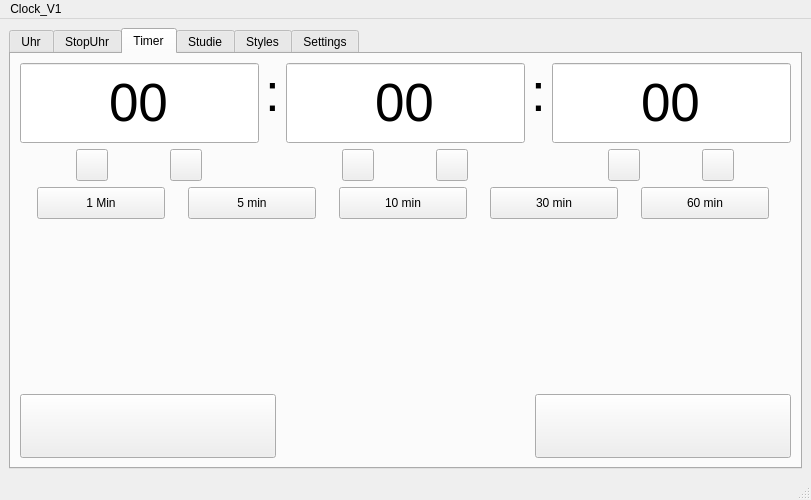
<?xml version="1.0" encoding="UTF-8"?>
<ui version="4.0">
 <class>MainWindow</class>
 <widget class="QMainWindow" name="MainWindow">
  <property name="geometry">
   <rect>
    <x>0</x>
    <y>0</y>
    <width>811</width>
    <height>500</height>
   </rect>
  </property>
  <property name="minimumSize">
   <size>
    <width>600</width>
    <height>500</height>
   </size>
  </property>
  <property name="windowTitle">
   <string>MainWindow</string>
  </property>
  <widget class="QWidget" name="centralwidget">
   <layout class="QVBoxLayout" name="verticalLayout">
    <item>
     <widget class="QTabWidget" name="Clock">
      <property name="font">
       <font>
        <bold>false</bold>
       </font>
      </property>
      <property name="contextMenuPolicy">
       <enum>Qt::ContextMenuPolicy::DefaultContextMenu</enum>
      </property>
      <property name="layoutDirection">
       <enum>Qt::LayoutDirection::LeftToRight</enum>
      </property>
      <property name="autoFillBackground">
       <bool>false</bool>
      </property>
      <property name="tabPosition">
       <enum>QTabWidget::TabPosition::North</enum>
      </property>
      <property name="tabShape">
       <enum>QTabWidget::TabShape::Rounded</enum>
      </property>
      <property name="currentIndex">
       <number>2</number>
      </property>
      <property name="elideMode">
       <enum>Qt::TextElideMode::ElideNone</enum>
      </property>
      <widget class="QWidget" name="Uhr">
       <attribute name="title">
        <string>Uhr</string>
       </attribute>
       <layout class="QVBoxLayout" name="verticalLayout_3">
        <item>
         <layout class="QHBoxLayout" name="horizontalLayout_2">
          <item>
           <widget class="QPushButton" name="AnalogChange">
            <property name="minimumSize">
             <size>
              <width>128</width>
              <height>32</height>
             </size>
            </property>
            <property name="styleSheet">
             <string notr="true">border-image: url(:/themes/classic/Themes/classic/analogbtn.png);</string>
            </property>
            <property name="text">
             <string/>
            </property>
            <property name="checkable">
             <bool>true</bool>
            </property>
           </widget>
          </item>
          <item>
           <spacer name="horizontalSpacer_2">
            <property name="orientation">
             <enum>Qt::Orientation::Horizontal</enum>
            </property>
            <property name="sizeHint" stdset="0">
             <size>
              <width>40</width>
              <height>20</height>
             </size>
            </property>
           </spacer>
          </item>
         </layout>
        </item>
        <item>
         <layout class="QHBoxLayout" name="horizontalLayout_3">
          <item>
           <widget class="QStackedWidget" name="clock_switch">
            <property name="currentIndex">
             <number>0</number>
            </property>
            <widget class="QWidget" name="page">
             <layout class="QVBoxLayout" name="verticalLayout_4">
              <item>
               <layout class="QHBoxLayout" name="horizontalLayout_4">
                <item>
                 <widget class="QLabel" name="label_time">
                  <property name="font">
                   <font>
                    <pointsize>70</pointsize>
                    <bold>false</bold>
                   </font>
                  </property>
                  <property name="text">
                   <string>00:00:00</string>
                  </property>
                  <property name="alignment">
                   <set>Qt::AlignmentFlag::AlignCenter</set>
                  </property>
                 </widget>
                </item>
               </layout>
              </item>
             </layout>
            </widget>
            <widget class="QWidget" name="page_2">
             <layout class="QVBoxLayout" name="verticalLayout_5">
              <item>
               <layout class="QHBoxLayout" name="horizontalLayout_5">
                <item>
                 <widget class="AnalogClock" name="Analog_Clock">
                  <property name="minimumSize">
                   <size>
                    <width>250</width>
                    <height>250</height>
                   </size>
                  </property>
                 </widget>
                </item>
               </layout>
              </item>
             </layout>
            </widget>
           </widget>
          </item>
         </layout>
        </item>
       </layout>
      </widget>
      <widget class="QWidget" name="StopUhr">
       <attribute name="title">
        <string>StopUhr</string>
       </attribute>
       <layout class="QVBoxLayout" name="verticalLayout_2">
        <item>
         <widget class="QLabel" name="label_Stopuhr">
          <property name="font">
           <font>
            <pointsize>45</pointsize>
            <bold>false</bold>
           </font>
          </property>
          <property name="layoutDirection">
           <enum>Qt::LayoutDirection::LeftToRight</enum>
          </property>
          <property name="text">
           <string>00:00:00:00</string>
          </property>
          <property name="alignment">
           <set>Qt::AlignmentFlag::AlignCenter</set>
          </property>
         </widget>
        </item>
        <item>
         <layout class="QHBoxLayout" name="horizontalLayout">
          <item>
           <widget class="QPushButton" name="start_stop_button">
            <property name="minimumSize">
             <size>
              <width>256</width>
              <height>64</height>
             </size>
            </property>
            <property name="autoFillBackground">
             <bool>false</bool>
            </property>
            <property name="styleSheet">
             <string notr="true">border-image: url(:/themes/classic/Themes/classic/startbtn.png);</string>
            </property>
            <property name="text">
             <string/>
            </property>
            <property name="iconSize">
             <size>
              <width>256</width>
              <height>64</height>
             </size>
            </property>
           </widget>
          </item>
          <item>
           <spacer name="horizontalSpacer">
            <property name="orientation">
             <enum>Qt::Orientation::Horizontal</enum>
            </property>
            <property name="sizeHint" stdset="0">
             <size>
              <width>791</width>
              <height>20</height>
             </size>
            </property>
           </spacer>
          </item>
          <item>
           <widget class="QPushButton" name="reset_button">
            <property name="minimumSize">
             <size>
              <width>256</width>
              <height>64</height>
             </size>
            </property>
            <property name="styleSheet">
             <string notr="true">border-image: url(:/themes/classic/Themes/classic/resetbtn.png);</string>
            </property>
            <property name="text">
             <string/>
            </property>
            <property name="iconSize">
             <size>
              <width>256</width>
              <height>64</height>
             </size>
            </property>
           </widget>
          </item>
         </layout>
        </item>
        <item>
         <spacer name="verticalSpacer">
          <property name="orientation">
           <enum>Qt::Orientation::Vertical</enum>
          </property>
          <property name="sizeType">
           <enum>QSizePolicy::Policy::Fixed</enum>
          </property>
          <property name="sizeHint" stdset="0">
           <size>
            <width>20</width>
            <height>80</height>
           </size>
          </property>
         </spacer>
        </item>
       </layout>
      </widget>
      <widget class="QWidget" name="Timer">
       <attribute name="title">
        <string>Timer</string>
       </attribute>
       <layout class="QVBoxLayout" name="verticalLayout_10">
        <item>
         <layout class="QGridLayout" name="gridLayout_4">
          <item row="0" column="5">
           <layout class="QVBoxLayout" name="verticalLayout_9">
            <item>
             <widget class="QLineEdit" name="second_input">
              <property name="minimumSize">
               <size>
                <width>80</width>
                <height>80</height>
               </size>
              </property>
              <property name="maximumSize">
               <size>
                <width>505</width>
                <height>500</height>
               </size>
              </property>
              <property name="font">
               <font>
                <pointsize>40</pointsize>
                <bold>false</bold>
               </font>
              </property>
              <property name="text">
               <string>00</string>
              </property>
              <property name="alignment">
               <set>Qt::AlignmentFlag::AlignCenter</set>
              </property>
             </widget>
            </item>
            <item>
             <layout class="QHBoxLayout" name="horizontalLayout_8">
              <item>
               <widget class="QPushButton" name="secondUp">
                <property name="minimumSize">
                 <size>
                  <width>32</width>
                  <height>32</height>
                 </size>
                </property>
                <property name="maximumSize">
                 <size>
                  <width>32</width>
                  <height>32</height>
                 </size>
                </property>
                <property name="styleSheet">
                 <string notr="true">border-image: url(:/themes/classic/Themes/classic/up.png);</string>
                </property>
                <property name="text">
                 <string/>
                </property>
               </widget>
              </item>
              <item>
               <widget class="QPushButton" name="secondDown">
                <property name="minimumSize">
                 <size>
                  <width>32</width>
                  <height>32</height>
                 </size>
                </property>
                <property name="maximumSize">
                 <size>
                  <width>32</width>
                  <height>32</height>
                 </size>
                </property>
                <property name="styleSheet">
                 <string notr="true">border-image: url(:/themes/classic/Themes/classic/down.png);</string>
                </property>
                <property name="text">
                 <string/>
                </property>
               </widget>
              </item>
             </layout>
            </item>
           </layout>
          </item>
          <item row="0" column="1">
           <layout class="QVBoxLayout" name="verticalLayout_7">
            <item>
             <widget class="QLineEdit" name="hour_input">
              <property name="minimumSize">
               <size>
                <width>80</width>
                <height>80</height>
               </size>
              </property>
              <property name="maximumSize">
               <size>
                <width>500</width>
                <height>500</height>
               </size>
              </property>
              <property name="font">
               <font>
                <pointsize>40</pointsize>
                <bold>false</bold>
               </font>
              </property>
              <property name="text">
               <string>00</string>
              </property>
              <property name="alignment">
               <set>Qt::AlignmentFlag::AlignCenter</set>
              </property>
             </widget>
            </item>
            <item>
             <layout class="QHBoxLayout" name="horizontalLayout_10">
              <item>
               <widget class="QPushButton" name="hourUp">
                <property name="enabled">
                 <bool>true</bool>
                </property>
                <property name="minimumSize">
                 <size>
                  <width>32</width>
                  <height>32</height>
                 </size>
                </property>
                <property name="maximumSize">
                 <size>
                  <width>32</width>
                  <height>32</height>
                 </size>
                </property>
                <property name="styleSheet">
                 <string notr="true">border-image: url(:/themes/classic/Themes/classic/up.png);</string>
                </property>
                <property name="text">
                 <string/>
                </property>
               </widget>
              </item>
              <item>
               <widget class="QPushButton" name="hourDown">
                <property name="minimumSize">
                 <size>
                  <width>32</width>
                  <height>32</height>
                 </size>
                </property>
                <property name="maximumSize">
                 <size>
                  <width>32</width>
                  <height>32</height>
                 </size>
                </property>
                <property name="styleSheet">
                 <string notr="true">border-image: url(:/themes/classic/Themes/classic/down.png);</string>
                </property>
                <property name="text">
                 <string/>
                </property>
               </widget>
              </item>
             </layout>
            </item>
           </layout>
          </item>
          <item row="0" column="4">
           <widget class="QLabel" name="DoublePoint_3">
            <property name="font">
             <font>
              <pointsize>40</pointsize>
              <bold>false</bold>
             </font>
            </property>
            <property name="text">
             <string>:</string>
            </property>
            <property name="alignment">
             <set>Qt::AlignmentFlag::AlignLeading|Qt::AlignmentFlag::AlignLeft|Qt::AlignmentFlag::AlignTop</set>
            </property>
           </widget>
          </item>
          <item row="0" column="0">
           <spacer name="horizontalSpacer_13">
            <property name="orientation">
             <enum>Qt::Orientation::Horizontal</enum>
            </property>
            <property name="sizeHint" stdset="0">
             <size>
              <width>40</width>
              <height>20</height>
             </size>
            </property>
           </spacer>
          </item>
          <item row="0" column="2">
           <widget class="QLabel" name="DoublePoint">
            <property name="font">
             <font>
              <pointsize>40</pointsize>
              <bold>false</bold>
             </font>
            </property>
            <property name="text">
             <string>:</string>
            </property>
            <property name="alignment">
             <set>Qt::AlignmentFlag::AlignLeading|Qt::AlignmentFlag::AlignLeft|Qt::AlignmentFlag::AlignTop</set>
            </property>
           </widget>
          </item>
          <item row="0" column="3">
           <layout class="QVBoxLayout" name="verticalLayout_8">
            <item>
             <widget class="QLineEdit" name="minute_input">
              <property name="minimumSize">
               <size>
                <width>80</width>
                <height>80</height>
               </size>
              </property>
              <property name="maximumSize">
               <size>
                <width>500</width>
                <height>500</height>
               </size>
              </property>
              <property name="font">
               <font>
                <pointsize>40</pointsize>
                <bold>false</bold>
               </font>
              </property>
              <property name="text">
               <string>00</string>
              </property>
              <property name="alignment">
               <set>Qt::AlignmentFlag::AlignCenter</set>
              </property>
             </widget>
            </item>
            <item>
             <layout class="QHBoxLayout" name="horizontalLayout_9">
              <item>
               <widget class="QPushButton" name="minuteUp">
                <property name="minimumSize">
                 <size>
                  <width>32</width>
                  <height>32</height>
                 </size>
                </property>
                <property name="maximumSize">
                 <size>
                  <width>32</width>
                  <height>32</height>
                 </size>
                </property>
                <property name="styleSheet">
                 <string notr="true">border-image: url(:/themes/classic/Themes/classic/up.png);</string>
                </property>
                <property name="text">
                 <string/>
                </property>
               </widget>
              </item>
              <item>
               <widget class="QPushButton" name="minuteDown">
                <property name="minimumSize">
                 <size>
                  <width>32</width>
                  <height>32</height>
                 </size>
                </property>
                <property name="maximumSize">
                 <size>
                  <width>32</width>
                  <height>32</height>
                 </size>
                </property>
                <property name="styleSheet">
                 <string notr="true">border-image: url(:/themes/classic/Themes/classic/down.png);</string>
                </property>
                <property name="text">
                 <string/>
                </property>
               </widget>
              </item>
             </layout>
            </item>
           </layout>
          </item>
          <item row="0" column="6">
           <spacer name="horizontalSpacer_14">
            <property name="orientation">
             <enum>Qt::Orientation::Horizontal</enum>
            </property>
            <property name="sizeHint" stdset="0">
             <size>
              <width>40</width>
              <height>20</height>
             </size>
            </property>
           </spacer>
          </item>
         </layout>
        </item>
        <item>
         <layout class="QHBoxLayout" name="horizontalLayout_12">
          <item>
           <widget class="QPushButton" name="coustom_shortcut_1">
            <property name="minimumSize">
             <size>
              <width>128</width>
              <height>32</height>
             </size>
            </property>
            <property name="maximumSize">
             <size>
              <width>128</width>
              <height>32</height>
             </size>
            </property>
            <property name="styleSheet">
             <string notr="true">border-image: url(:/themes/classic/Themes/classic/frame.png);</string>
            </property>
            <property name="text">
             <string>1 Min</string>
            </property>
           </widget>
          </item>
          <item>
           <widget class="QPushButton" name="coustom_shortcut_2">
            <property name="minimumSize">
             <size>
              <width>128</width>
              <height>32</height>
             </size>
            </property>
            <property name="maximumSize">
             <size>
              <width>128</width>
              <height>32</height>
             </size>
            </property>
            <property name="styleSheet">
             <string notr="true">border-image: url(:/themes/classic/Themes/classic/frame.png);</string>
            </property>
            <property name="text">
             <string>5 min</string>
            </property>
           </widget>
          </item>
          <item>
           <widget class="QPushButton" name="coustom_shortcut_3">
            <property name="minimumSize">
             <size>
              <width>128</width>
              <height>32</height>
             </size>
            </property>
            <property name="maximumSize">
             <size>
              <width>128</width>
              <height>32</height>
             </size>
            </property>
            <property name="styleSheet">
             <string notr="true">border-image: url(:/themes/classic/Themes/classic/frame.png);</string>
            </property>
            <property name="text">
             <string>10 min</string>
            </property>
           </widget>
          </item>
          <item>
           <widget class="QPushButton" name="coustom_shortcut_4">
            <property name="minimumSize">
             <size>
              <width>128</width>
              <height>32</height>
             </size>
            </property>
            <property name="maximumSize">
             <size>
              <width>128</width>
              <height>32</height>
             </size>
            </property>
            <property name="styleSheet">
             <string notr="true">border-image: url(:/themes/classic/Themes/classic/frame.png);</string>
            </property>
            <property name="text">
             <string>30 min</string>
            </property>
           </widget>
          </item>
          <item>
           <widget class="QPushButton" name="coustom_shortcut_5">
            <property name="minimumSize">
             <size>
              <width>128</width>
              <height>32</height>
             </size>
            </property>
            <property name="maximumSize">
             <size>
              <width>128</width>
              <height>32</height>
             </size>
            </property>
            <property name="styleSheet">
             <string notr="true">border-image: url(:/themes/classic/Themes/classic/frame.png);
</string>
            </property>
            <property name="text">
             <string>60 min</string>
            </property>
           </widget>
          </item>
         </layout>
        </item>
        <item>
         <spacer name="verticalSpacer_4">
          <property name="orientation">
           <enum>Qt::Orientation::Vertical</enum>
          </property>
          <property name="sizeType">
           <enum>QSizePolicy::Policy::MinimumExpanding</enum>
          </property>
          <property name="sizeHint" stdset="0">
           <size>
            <width>20</width>
            <height>80</height>
           </size>
          </property>
         </spacer>
        </item>
        <item>
         <layout class="QHBoxLayout" name="horizontalLayout_7">
          <item>
           <widget class="QPushButton" name="StartT_StopTbtn">
            <property name="minimumSize">
             <size>
              <width>256</width>
              <height>64</height>
             </size>
            </property>
            <property name="styleSheet">
             <string notr="true">border-image: url(:/themes/classic/Themes/classic/startbtn.png);</string>
            </property>
            <property name="text">
             <string/>
            </property>
           </widget>
          </item>
          <item>
           <spacer name="horizontalSpacer_6">
            <property name="orientation">
             <enum>Qt::Orientation::Horizontal</enum>
            </property>
            <property name="sizeHint" stdset="0">
             <size>
              <width>208</width>
              <height>20</height>
             </size>
            </property>
           </spacer>
          </item>
          <item>
           <widget class="QPushButton" name="resetTbtn">
            <property name="minimumSize">
             <size>
              <width>256</width>
              <height>64</height>
             </size>
            </property>
            <property name="styleSheet">
             <string notr="true">border-image: url(:/themes/classic/Themes/classic/resetbtn.png);</string>
            </property>
            <property name="text">
             <string/>
            </property>
           </widget>
          </item>
         </layout>
        </item>
       </layout>
      </widget>
      <widget class="QWidget" name="studie">
       <attribute name="title">
        <string>Studie</string>
       </attribute>
       <widget class="QComboBox" name="Subject_select">
        <property name="geometry">
         <rect>
          <x>10</x>
          <y>30</y>
          <width>211</width>
          <height>41</height>
         </rect>
        </property>
        <property name="currentText">
         <string/>
        </property>
       </widget>
       <widget class="QStackedWidget" name="Statistics">
        <property name="geometry">
         <rect>
          <x>240</x>
          <y>80</y>
          <width>511</width>
          <height>291</height>
         </rect>
        </property>
        <property name="currentIndex">
         <number>0</number>
        </property>
        <widget class="QWidget" name="page_3">
         <widget class="QLabel" name="studie_time">
          <property name="geometry">
           <rect>
            <x>10</x>
            <y>50</y>
            <width>511</width>
            <height>111</height>
           </rect>
          </property>
          <property name="font">
           <font>
            <pointsize>45</pointsize>
            <bold>false</bold>
           </font>
          </property>
          <property name="layoutDirection">
           <enum>Qt::LayoutDirection::LeftToRight</enum>
          </property>
          <property name="text">
           <string>00:00:00</string>
          </property>
          <property name="alignment">
           <set>Qt::AlignmentFlag::AlignCenter</set>
          </property>
         </widget>
         <widget class="QPushButton" name="reset_studie">
          <property name="geometry">
           <rect>
            <x>370</x>
            <y>260</y>
            <width>131</width>
            <height>32</height>
           </rect>
          </property>
          <property name="minimumSize">
           <size>
            <width>128</width>
            <height>32</height>
           </size>
          </property>
          <property name="styleSheet">
           <string notr="true">border-image: url(:/themes/classic/Themes/classic/resetbtn.png);</string>
          </property>
          <property name="text">
           <string/>
          </property>
          <property name="iconSize">
           <size>
            <width>256</width>
            <height>64</height>
           </size>
          </property>
         </widget>
         <widget class="QPushButton" name="start_stop_studie">
          <property name="geometry">
           <rect>
            <x>60</x>
            <y>260</y>
            <width>128</width>
            <height>32</height>
           </rect>
          </property>
          <property name="minimumSize">
           <size>
            <width>128</width>
            <height>32</height>
           </size>
          </property>
          <property name="autoFillBackground">
           <bool>false</bool>
          </property>
          <property name="styleSheet">
           <string notr="true">border-image: url(:/themes/classic/Themes/classic/startbtn.png);</string>
          </property>
          <property name="text">
           <string/>
          </property>
          <property name="iconSize">
           <size>
            <width>256</width>
            <height>64</height>
           </size>
          </property>
         </widget>
         <widget class="QLabel" name="studie_total">
          <property name="geometry">
           <rect>
            <x>60</x>
            <y>200</y>
            <width>161</width>
            <height>19</height>
           </rect>
          </property>
          <property name="text">
           <string>00:00</string>
          </property>
         </widget>
        </widget>
        <widget class="QWidget" name="page_4"/>
       </widget>
       <widget class="QPushButton" name="StatisticsSwitch">
        <property name="geometry">
         <rect>
          <x>270</x>
          <y>30</y>
          <width>128</width>
          <height>32</height>
         </rect>
        </property>
        <property name="minimumSize">
         <size>
          <width>128</width>
          <height>32</height>
         </size>
        </property>
        <property name="styleSheet">
         <string notr="true">border-image: url(:/themes/classic/Themes/classic/statistic.png);</string>
        </property>
        <property name="text">
         <string/>
        </property>
       </widget>
       <widget class="QPushButton" name="addSubject">
        <property name="geometry">
         <rect>
          <x>740</x>
          <y>10</y>
          <width>32</width>
          <height>32</height>
         </rect>
        </property>
        <property name="minimumSize">
         <size>
          <width>32</width>
          <height>32</height>
         </size>
        </property>
        <property name="maximumSize">
         <size>
          <width>32</width>
          <height>32</height>
         </size>
        </property>
        <property name="styleSheet">
         <string notr="true">border-image: url(:/themes/classic/Themes/classic/add.png);</string>
        </property>
        <property name="text">
         <string/>
        </property>
       </widget>
      </widget>
      <widget class="QWidget" name="styles">
       <attribute name="title">
        <string>Styles</string>
       </attribute>
       <layout class="QVBoxLayout" name="verticalLayout_6">
        <item>
         <spacer name="verticalSpacer_3">
          <property name="orientation">
           <enum>Qt::Orientation::Vertical</enum>
          </property>
          <property name="sizeType">
           <enum>QSizePolicy::Policy::Fixed</enum>
          </property>
          <property name="sizeHint" stdset="0">
           <size>
            <width>20</width>
            <height>20</height>
           </size>
          </property>
         </spacer>
        </item>
        <item>
         <layout class="QHBoxLayout" name="horizontalLayout_6">
          <item>
           <widget class="QPushButton" name="Classic_Theme">
            <property name="minimumSize">
             <size>
              <width>128</width>
              <height>32</height>
             </size>
            </property>
            <property name="styleSheet">
             <string notr="true">border-image: url(:/themes/classic/Themes/classic/ClassicTheme.png);</string>
            </property>
            <property name="text">
             <string/>
            </property>
            <property name="iconSize">
             <size>
              <width>256</width>
              <height>64</height>
             </size>
            </property>
           </widget>
          </item>
          <item>
           <spacer name="horizontalSpacer_3">
            <property name="orientation">
             <enum>Qt::Orientation::Horizontal</enum>
            </property>
            <property name="sizeHint" stdset="0">
             <size>
              <width>40</width>
              <height>20</height>
             </size>
            </property>
           </spacer>
          </item>
          <item>
           <widget class="QPushButton" name="Splatoon_Theme">
            <property name="minimumSize">
             <size>
              <width>128</width>
              <height>32</height>
             </size>
            </property>
            <property name="styleSheet">
             <string notr="true">border-image: url(:/themes/splatoon/Themes/Splatoon/SplatoonTheme.png);
</string>
            </property>
            <property name="text">
             <string/>
            </property>
            <property name="iconSize">
             <size>
              <width>256</width>
              <height>64</height>
             </size>
            </property>
           </widget>
          </item>
          <item>
           <spacer name="horizontalSpacer_4">
            <property name="orientation">
             <enum>Qt::Orientation::Horizontal</enum>
            </property>
            <property name="sizeHint" stdset="0">
             <size>
              <width>40</width>
              <height>20</height>
             </size>
            </property>
           </spacer>
          </item>
          <item>
           <widget class="QPushButton" name="Red_Theme">
            <property name="minimumSize">
             <size>
              <width>128</width>
              <height>32</height>
             </size>
            </property>
            <property name="styleSheet">
             <string notr="true">border-image: url(:/themes/red/Themes/Red/Red_Theme.png);</string>
            </property>
            <property name="text">
             <string/>
            </property>
           </widget>
          </item>
          <item>
           <spacer name="horizontalSpacer_5">
            <property name="orientation">
             <enum>Qt::Orientation::Horizontal</enum>
            </property>
            <property name="sizeHint" stdset="0">
             <size>
              <width>40</width>
              <height>20</height>
             </size>
            </property>
           </spacer>
          </item>
          <item>
           <widget class="QPushButton" name="Green_Theme">
            <property name="minimumSize">
             <size>
              <width>128</width>
              <height>32</height>
             </size>
            </property>
            <property name="styleSheet">
             <string notr="true">border-image: url(:/themes/green/Themes/Green/Green_Theme.png);</string>
            </property>
            <property name="text">
             <string/>
            </property>
           </widget>
          </item>
         </layout>
        </item>
        <item>
         <spacer name="verticalSpacer_2">
          <property name="orientation">
           <enum>Qt::Orientation::Vertical</enum>
          </property>
          <property name="sizeType">
           <enum>QSizePolicy::Policy::Expanding</enum>
          </property>
          <property name="sizeHint" stdset="0">
           <size>
            <width>20</width>
            <height>303</height>
           </size>
          </property>
         </spacer>
        </item>
       </layout>
      </widget>
      <widget class="QWidget" name="settings">
       <attribute name="title">
        <string>Settings</string>
       </attribute>
       <widget class="QTabWidget" name="setting_Tab">
        <property name="geometry">
         <rect>
          <x>10</x>
          <y>10</y>
          <width>751</width>
          <height>361</height>
         </rect>
        </property>
        <property name="focusPolicy">
         <enum>Qt::FocusPolicy::TabFocus</enum>
        </property>
        <property name="layoutDirection">
         <enum>Qt::LayoutDirection::LeftToRight</enum>
        </property>
        <property name="tabPosition">
         <enum>QTabWidget::TabPosition::West</enum>
        </property>
        <property name="currentIndex">
         <number>1</number>
        </property>
        <widget class="QWidget" name="tab">
         <attribute name="title">
          <string>General</string>
         </attribute>
         <widget class="QCheckBox" name="Darkmode">
          <property name="geometry">
           <rect>
            <x>40</x>
            <y>20</y>
            <width>96</width>
            <height>24</height>
           </rect>
          </property>
          <property name="text">
           <string>Darkmode</string>
          </property>
          <property name="checked">
           <bool>false</bool>
          </property>
          <property name="tristate">
           <bool>false</bool>
          </property>
         </widget>
        </widget>
        <widget class="QWidget" name="tab_2">
         <attribute name="title">
          <string>Timer</string>
         </attribute>
         <widget class="QLineEdit" name="shortCut_one">
          <property name="geometry">
           <rect>
            <x>30</x>
            <y>120</y>
            <width>113</width>
            <height>27</height>
           </rect>
          </property>
          <property name="styleSheet">
           <string notr="true">border-image: url(:/themes/classic/Themes/classic/frame.png);</string>
          </property>
          <property name="text">
           <string>Sh</string>
          </property>
          <property name="maxLength">
           <number>2</number>
          </property>
          <property name="alignment">
           <set>Qt::AlignmentFlag::AlignCenter</set>
          </property>
          <property name="clearButtonEnabled">
           <bool>false</bool>
          </property>
         </widget>
         <widget class="QLineEdit" name="shortCut_two">
          <property name="geometry">
           <rect>
            <x>160</x>
            <y>120</y>
            <width>113</width>
            <height>27</height>
           </rect>
          </property>
          <property name="styleSheet">
           <string notr="true">border-image: url(:/themes/classic/Themes/classic/frame.png);</string>
          </property>
          <property name="text">
           <string>ShortCut 2</string>
          </property>
          <property name="alignment">
           <set>Qt::AlignmentFlag::AlignCenter</set>
          </property>
         </widget>
         <widget class="QLineEdit" name="shortCut_three">
          <property name="geometry">
           <rect>
            <x>300</x>
            <y>120</y>
            <width>113</width>
            <height>27</height>
           </rect>
          </property>
          <property name="styleSheet">
           <string notr="true">border-image: url(:/themes/classic/Themes/classic/frame.png);</string>
          </property>
          <property name="text">
           <string>ShortCut 3</string>
          </property>
          <property name="alignment">
           <set>Qt::AlignmentFlag::AlignCenter</set>
          </property>
         </widget>
         <widget class="QLineEdit" name="shortCut_four">
          <property name="geometry">
           <rect>
            <x>440</x>
            <y>120</y>
            <width>113</width>
            <height>27</height>
           </rect>
          </property>
          <property name="styleSheet">
           <string notr="true">border-image: url(:/themes/classic/Themes/classic/frame.png);</string>
          </property>
          <property name="inputMask">
           <string/>
          </property>
          <property name="text">
           <string>ShortCut 4</string>
          </property>
          <property name="alignment">
           <set>Qt::AlignmentFlag::AlignCenter</set>
          </property>
         </widget>
         <widget class="QLineEdit" name="shortCut_five">
          <property name="geometry">
           <rect>
            <x>580</x>
            <y>120</y>
            <width>113</width>
            <height>27</height>
           </rect>
          </property>
          <property name="styleSheet">
           <string notr="true">border-image: url(:/themes/classic/Themes/classic/frame.png);</string>
          </property>
          <property name="text">
           <string>ShortCut 5</string>
          </property>
          <property name="alignment">
           <set>Qt::AlignmentFlag::AlignCenter</set>
          </property>
         </widget>
         <widget class="QLabel" name="EditTimerShortcuts">
          <property name="geometry">
           <rect>
            <x>40</x>
            <y>40</y>
            <width>321</width>
            <height>31</height>
           </rect>
          </property>
          <property name="text">
           <string>EditTimerShortcuts pls enter in Minutes</string>
          </property>
         </widget>
        </widget>
        <widget class="QWidget" name="tab_3">
         <attribute name="title">
          <string>Studie</string>
         </attribute>
         <widget class="QPushButton" name="Edit_Studie">
          <property name="geometry">
           <rect>
            <x>60</x>
            <y>40</y>
            <width>96</width>
            <height>27</height>
           </rect>
          </property>
          <property name="text">
           <string>Edit_Studie</string>
          </property>
         </widget>
        </widget>
       </widget>
      </widget>
     </widget>
    </item>
   </layout>
  </widget>
  <widget class="QMenuBar" name="menubar">
   <property name="geometry">
    <rect>
     <x>0</x>
     <y>0</y>
     <width>811</width>
     <height>24</height>
    </rect>
   </property>
   <widget class="QMenu" name="menuClock_V1">
    <property name="title">
     <string>Clock_V1</string>
    </property>
   </widget>
   <addaction name="menuClock_V1"/>
  </widget>
  <widget class="QStatusBar" name="statusbar"/>
 </widget>
 <customwidgets>
  <customwidget>
   <class>AnalogClock</class>
   <extends>QWidget</extends>
   <header>analogclock.h</header>
  </customwidget>
 </customwidgets>
 <resources/>
 <connections/>
</ui>
